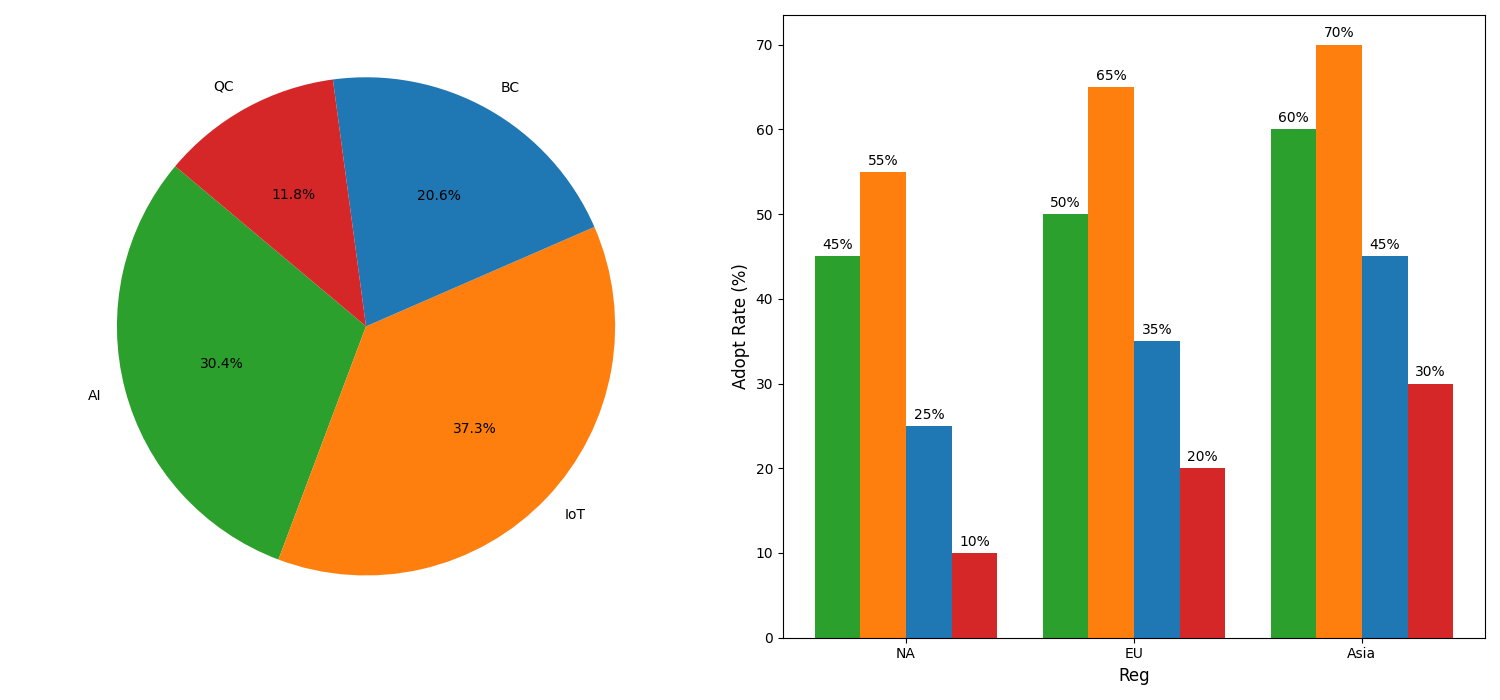

This figure's Python source:
import matplotlib.pyplot as plt
import numpy as np

regions = ['NA', 'EU', 'Asia']
AI_rate = [45, 50, 60]
IoT_rate = [55, 65, 70]
BC_rate = [25, 35, 45]
QC_rate = [10, 20, 30]

adoption_data = np.array([AI_rate, IoT_rate, BC_rate, QC_rate])
technologies = ['AI', 'IoT', 'BC', 'QC']

fig, (ax2, ax1) = plt.subplots(1, 2, figsize=(15, 7))  # Switch ax1 and ax2

x = np.arange(len(regions))
width = 0.2
colors = ['#2ca02c', '#ff7f0e', '#1f77b4', '#d62728']

total_adoption = np.sum(adoption_data, axis=1)
ax2.pie(total_adoption, labels=technologies, colors=colors, autopct='%1.1f%%', startangle=140)

for i in range(len(adoption_data)):
    ax1.bar(x + i * width, adoption_data[i], width, color=colors[i])

ax1.set_xlabel('Reg', fontsize=12)
ax1.set_ylabel('Adopt Rate (%)', fontsize=12)
ax1.set_xticks(x + width * 1.5)
ax1.set_xticklabels(regions)

for i in range(len(adoption_data)):
    for j in range(len(regions)):
        ax1.annotate(f'{adoption_data[i, j]}%',
                     xy=(x[j] + i * width, adoption_data[i, j]),
                     xytext=(0, 3),
                     textcoords='offset points',
                     ha='center', va='bottom', fontsize=10)

plt.tight_layout()
plt.show()
